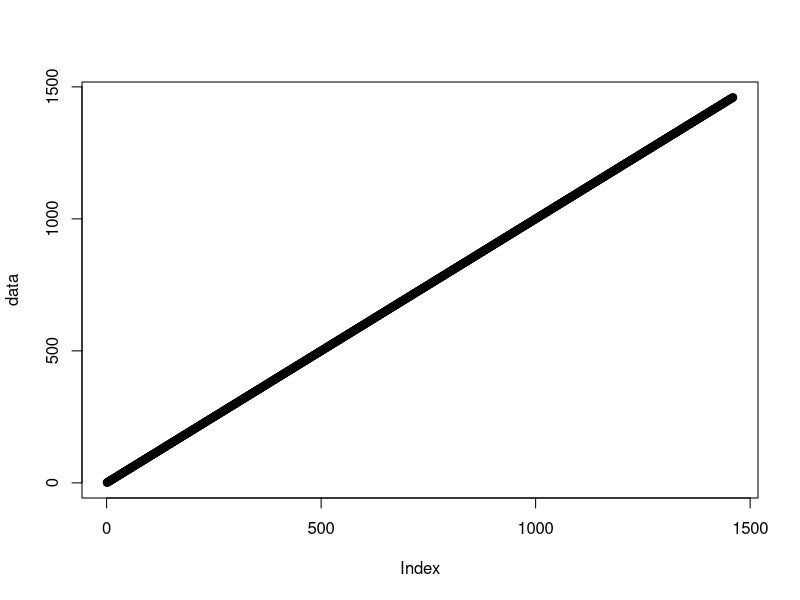
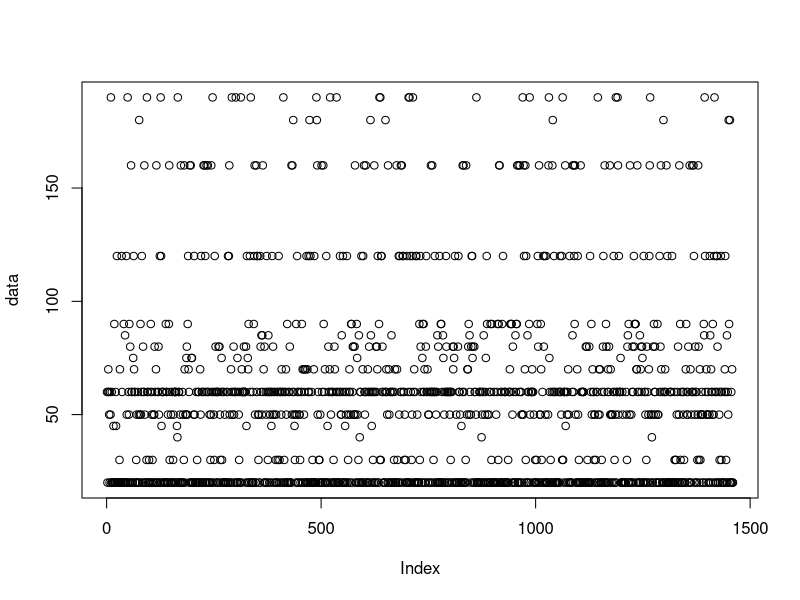
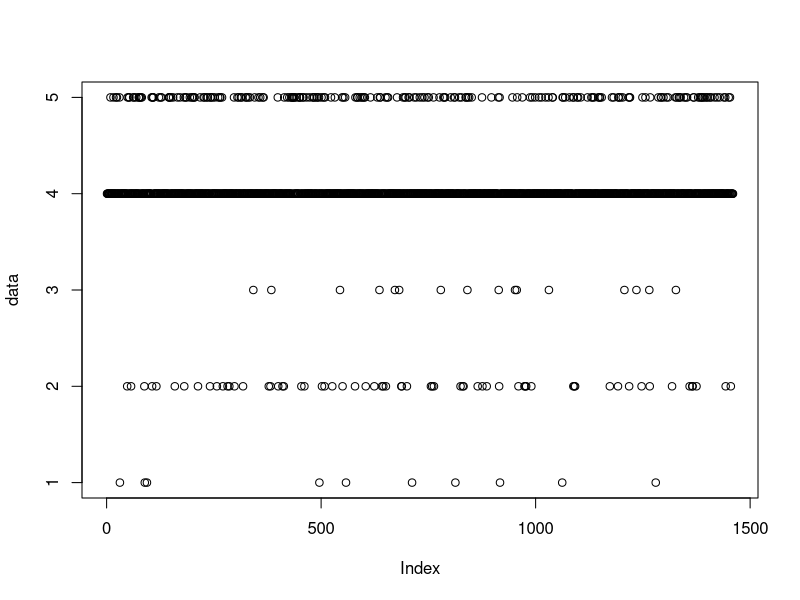
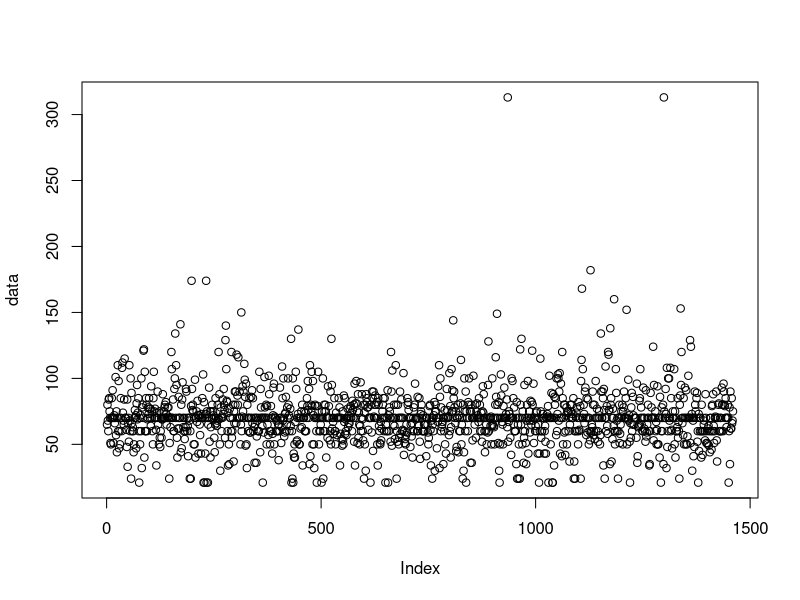
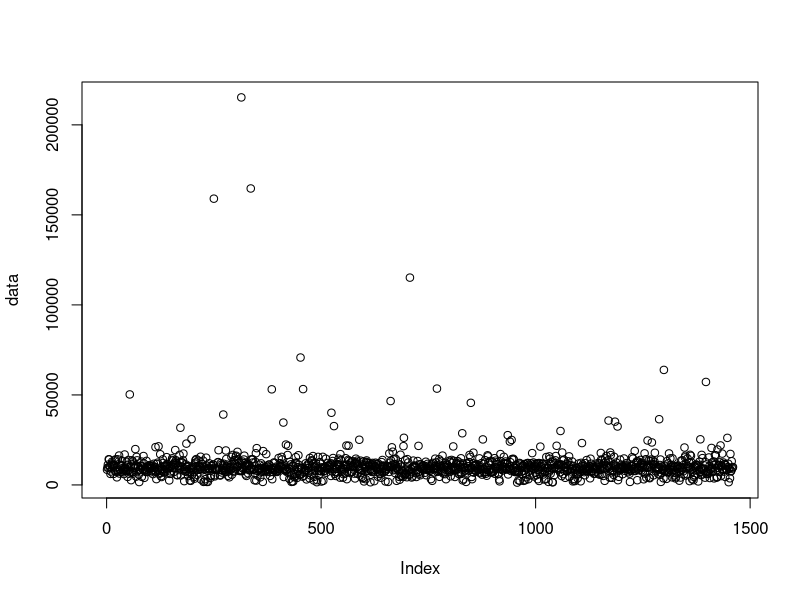
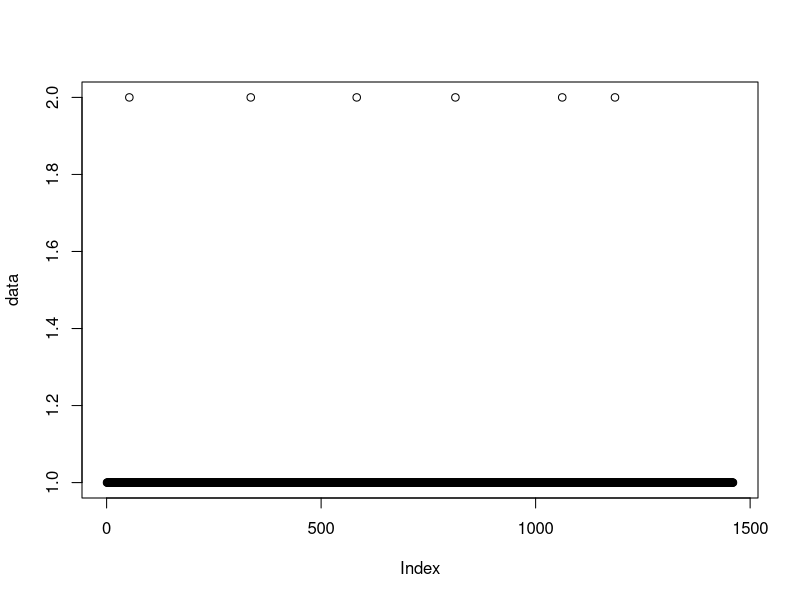
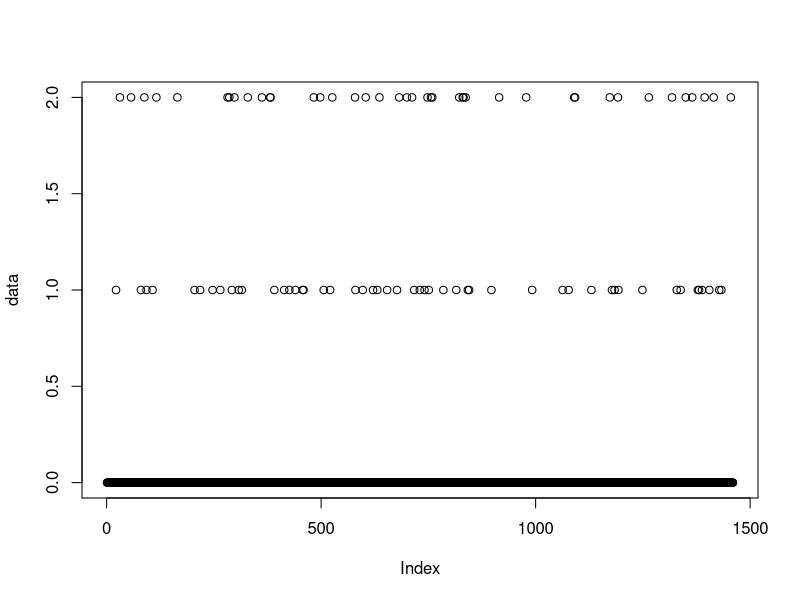
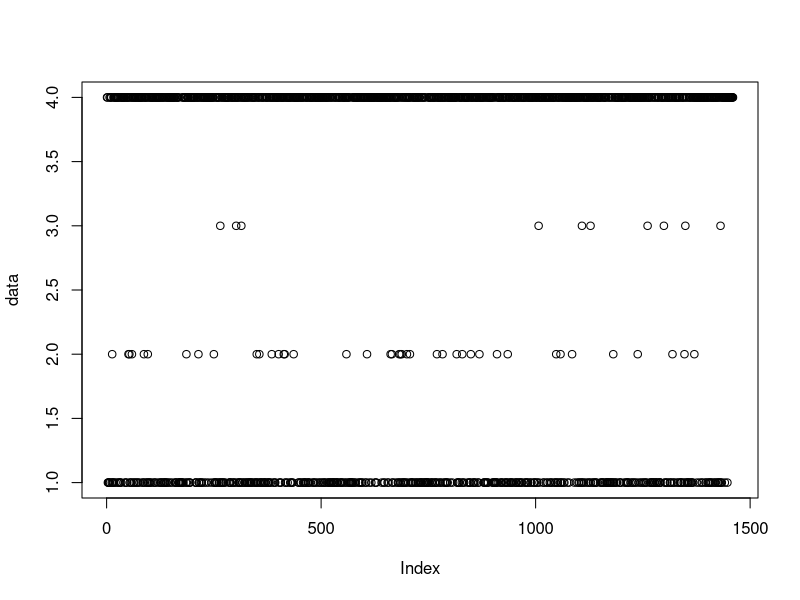

The R source for these figures, in order:
## ---- chunk 1
knitr::opts_chunk$set(echo = TRUE)
## ---- chunk 2
#setwd(dirname(rstudioapi::getActiveDocumentContext()$path))
new <- read.csv("clean_house.csv")
## ---- chunk 3
colname <- colnames(new)
for (col in colname) {
  print(col)
  data <- new[[col]]
  plot(data)
}
